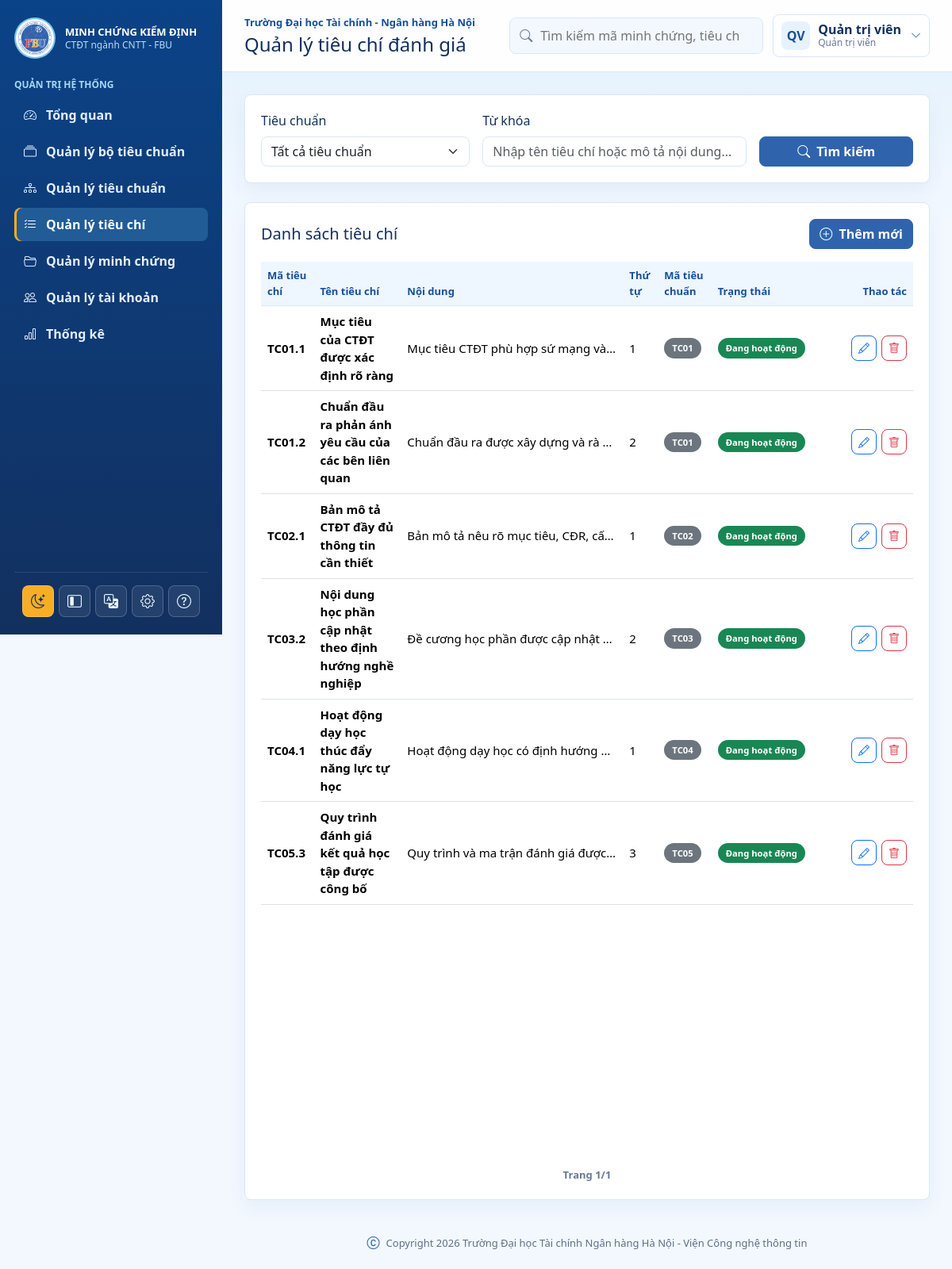
/admin/criteria.php (signed in), run on the app's committed database.
### tables this page shows
CREATE TABLE TieuChi (
    MaTieuChi INT AUTO_INCREMENT PRIMARY KEY,
    TenTieuChi VARCHAR(255) NOT NULL,
    NoiDung TEXT NULL,
    ThuTu INT NOT NULL DEFAULT 0,
    MaTieuChuan INT NOT NULL,
    TrangThai TINYINT(1) NOT NULL DEFAULT 1,
    NgayTao TIMESTAMP DEFAULT CURRENT_TIMESTAMP,
    CONSTRAINT fk_tieu_chi_chuan FOREIGN KEY (MaTieuChuan) REFERENCES TieuChuan(MaTieuChuan) ON DELETE CASCADE
);

### includes/data.php (called while the page is built, shortened)
<?php
require_once __DIR__ . '/helpers.php';
$pdo = db();
$roles = [
    'admin' => 'Quản trị viên',
    'user'  => 'Người dùng',
];
$trainingProgram = [
    'name'   => 'Công nghệ thông tin',
    'code'   => '7480201',
    'degree' => 'Đại học chính quy',
    'school' => 'Trường Đại học Tài chính - Ngân hàng Hà Nội',
    'cycle'  => 'Chu kỳ kiểm định 2026-2031',
];
$sessionUserId = $_SESSION['user_id'] ?? null;
$userRow = null;
if ($sessionUserId) {
    $stmt = $pdo->prepare("
        SELECT u.*
        FROM NguoiDung u
        WHERE u.MaNguoiDung = :id
        LIMIT 1
    ");
    $stmt->execute(['id' => $sessionUserId]);
    $userRow = $stmt->fetch();
}
$currentUser = [
    'id'         => $userRow['MaNguoiDung'] ?? 1,
    'name'       => $userRow['HoTen'] ?? 'Quản trị viên',
    'role'       => $userRow['VaiTro'] ?? 'admin',
    'department' => $userRow['DonViCongTac'] ?? '',
    'avatar'     => $userRow['DuongDanAnhDaiDien'] ?? null,
];
$criteria = [];
$stmt = $pdo->query("
    SELECT
        c.MaTieuChi AS id,
        c.TenTieuChi AS name,
        c.NoiDung AS description,
        c.ThuTu,
        c.TrangThai,
        s.MaTieuChuan AS standard_id,
        s.TenTieuChuan AS standard_name,
        COUNT(m.MaMinhChung) AS evidence_count
    FROM TieuChi c
    JOIN TieuChuan s ON s.MaTieuChuan = c.MaTieuChuan
    LEFT JOIN MinhChung m ON m.MaTieuChi = c.MaTieuChi
    GROUP BY c.MaTieuChi, c.TenTieuChi, c.NoiDung, c.ThuTu, c.TrangThai, s.MaTieuChuan, s.TenTieuChuan
    ORDER BY c.MaTieuChi ASC
");
foreach ($stmt->fetchAll() as $row) {
    $stdCode = 'TC' . str_pad($row['standard_id'], 2, '0', STR_PAD_LEFT);
    $criteria[] = [
        'id'            => (int) $row['id'],
        'code'          => 'TC' . str_pad($row['standard_id'], 2, '0', STR_PAD_LEFT) . '.' . $row['ThuTu'],
        'standard_id'   => (int) $row['standard_id'],
        'standard_code' => $stdCode,
        'standard'      => $stdCode,
        'name'          => $row['name'],
        'description'   => $row['description'] ?? '',
        'order'         => (int) $row['ThuTu'],
        'status_raw'    => (int) $row['TrangThai'] === 1 ? 'active' : 'inactive',
        'status'        => (int) $row['TrangThai'] === 1 ? 'Đang hoạt động' : 'Ngưng áp dụng',
        'evidences'     => (int) $row['evidence_count'],
    ];
}

### admin/criteria.php (the view, shortened to what this page needs)
<?php
require_once __DIR__ . '/../includes/helpers.php';
require_once __DIR__ . '/../includes/data.php';
$searchKeyword    = trim($_GET['search'] ?? $_GET['q'] ?? $_GET['keyword'] ?? '');
$heading   = 'Quản lý tiêu chí đánh giá';
include __DIR__ . '/../includes/header.php';
?>
<div class="panel mb-4">
    <form class="row g-3 align-items-end" method="get" action="" id="criteriaFilterForm">
        <div class="col-md-4">
            <label class="form-label">Tiêu chuẩn</label>
            <select class="form-select" name="standard" id="filterStandard">
                <option value="">Tất cả tiêu chuẩn</option>
            </select>
        </div>
        <div class="col-md-5">
            <label class="form-label">Từ khóa</label>
            <input class="form-control" name="search" id="criterionSearchInput" placeholder="Nhập tên tiêu chí hoặc mô tả nội dung..." value="<?= htmlspecialchars($searchKeyword) ?>">
        </div>
        <div class="col-md-3">
            <button class="btn btn-primary w-100" type="submit"><i class="bi bi-search me-1"></i> Tìm kiếm</button>
        </div>
    </form>
</div>
<div class="row g-4 criteria-layout">
    <div class="col-12">
        <div class="panel criteria-list-panel">
            <div class="d-flex justify-content-between align-items-center mb-3">
                <h2 class="h5 mb-0">Danh sách tiêu chí</h2>
                <a class="btn btn-primary" href="<?= base_url('admin/criteria.php?create=1') ?>"><i class="bi bi-plus-circle me-1"></i> Thêm mới</a>
            </div>
            <div class="table-responsive">
                <table class="table" data-page-size="10">
                    <thead>
                        <tr>
                            <th>Mã tiêu chí</th>
                            <th>Tên tiêu chí</th>
                            <th>Nội dung</th>
                            <th>Thứ tự</th>
                            <th>Mã tiêu chuẩn</th>
                            <th>Trạng thái</th>
                            <th class="text-end">Thao tác</th>
                        </tr>
                    </thead>
                    <tbody id="criteriaTableBody">
                    <?php foreach ($criteria as $item): ?>
                        <tr>
                            <td class="fw-bold text-nowrap"><?= htmlspecialchars($item['code']) ?></td>
                            <td class="fw-semibold"><?= htmlspecialchars($item['name']) ?></td>
                            <td style="max-width: 280px;">
                                <div class="text-truncate" title="<?= htmlspecialchars($item['description'] ?? '') ?>">
                                    <?= htmlspecialchars($item['description'] !== '' ? $item['description'] : '-') ?>
                                </div>
                            </td>
                            <td><?= $item['order'] ?></td>
                            <td><span class="badge bg-secondary"><?= htmlspecialchars($item['standard_code']) ?></span></td>
                            <td>
                                <?php if (($item['status_raw'] ?? '') === 'active' || $item['status'] === 'Đang hoạt động'): ?>
                                    <span class="badge bg-success">Đang hoạt động</span>
                                <?php else: ?>
                                    <span class="badge bg-warning text-dark">Ngưng áp dụng</span>
                                <?php endif; ?>
                            </td>
                            <td class="text-end action-cell">
                                <div class="action-buttons">
                                    <a class="btn btn-sm btn-outline-primary" href="?edit=<?= $item['id'] ?>" title="Sửa"><i class="bi bi-pencil"></i></a>
                                    <form method="post" class="d-inline" data-confirm-form="Bạn chắc chắn muốn xóa tiêu chí này?">
                                        <button class="btn btn-sm btn-outline-danger" type="submit" title="Xóa"><i class="bi bi-trash"></i></button>
                                    </form>
                                </div>
                            </td>
                        </tr>
                    <?php endforeach; ?>
                    </tbody>
                </table>
            </div>
        </div>
    </div>
</div>
<?php include __DIR__ . '/../includes/footer.php'; ?>

### includes/header.php (shortened to what this page needs)
<?php
require_once __DIR__ . '/helpers.php';
require_once __DIR__ . '/data.php';
$pageTitle = $pageTitle ?? $appName;
?>
<!doctype html>
<html lang="vi">
<head>
    <link href="https://cdn.jsdelivr.net/npm/bootstrap@5.3.3/dist/css/bootstrap.min.css" rel="stylesheet">
    <link href="https://cdn.jsdelivr.net/npm/bootstrap-icons@1.11.3/font/bootstrap-icons.css" rel="stylesheet">
    <link href="<?= base_url('assets/css/app.css?v=24') ?>" rel="stylesheet">
</head>
<body>
<div class="app-shell">
    <?php include __DIR__ . '/sidebar.php'; ?>
    <main class="main-content">
        <header class="topbar">
            <div class="topbar-title">
                <p class="eyebrow mb-1"><?= htmlspecialchars($trainingProgram['school']) ?></p>
                <h1 class="h4 mb-0"><?= htmlspecialchars($heading ?? $pageTitle) ?></h1>
            </div>
            <div class="topbar-actions">
                <form class="search-box" action="<?= base_url('user/search.php') ?>" method="get">
                    <i class="bi bi-search"></i>
                    <input type="search" name="q" value="<?= htmlspecialchars($_GET['q'] ?? '') ?>" placeholder="Tìm kiếm mã minh chứng, tiêu chí...">
                </form>
                <div class="dropdown user-menu">
                    <button class="user-chip" type="button" data-bs-toggle="dropdown" aria-expanded="false">
                        <?= avatar_html($currentUser['avatar'] ?? null, $currentUser['name']) ?>
                        <span class="user-chip-text">
                            <strong><?= htmlspecialchars($currentUser['name']) ?></strong>
                            <small><?= htmlspecialchars($roles[$currentUser['role']] ?? 'Người dùng') ?></small>
                        </span>
                        <i class="bi bi-chevron-down user-chip-icon"></i>
                    </button>
                </div>
            </div>
        </header>
        <section class="content-wrap">

### includes/sidebar.php (shortened to what this page needs)
<aside class="sidebar">
    <a class="brand" href="<?= base_url(current_role() === 'admin' ? 'admin/dashboard.php' : 'admin/evidences.php') ?>">
        <span class="brand-mark"><img src="<?= base_url('assets/images/fbu-logo.png') ?>" alt="FBU"></span>
        <span>
            <strong>MINH CHỨNG KIỂM ĐỊNH</strong>
            <small>CTĐT ngành CNTT - FBU</small>
        </span>
    </a>
    <?php if (current_role() === 'admin'): ?>
        <nav class="nav-group">
            <p>Quản trị hệ thống</p>
            <a class="<?= is_active('dashboard.php') ?>" href="<?= base_url('admin/dashboard.php') ?>"><i class="bi bi-speedometer2"></i> Tổng quan</a>
            <a class="<?= is_active('standard_sets.php') ?>" href="<?= base_url('admin/standard_sets.php') ?>"><i class="bi bi-collection"></i> Quản lý bộ tiêu chuẩn</a>
            <a class="<?= is_active('standards.php') ?>" href="<?= base_url('admin/standards.php') ?>"><i class="bi bi-diagram-3"></i> Quản lý tiêu chuẩn</a>
            <a class="<?= is_active('criteria.php') ?>" href="<?= base_url('admin/criteria.php') ?>"><i class="bi bi-list-check"></i> Quản lý tiêu chí</a>
            <a class="<?= is_active('evidences.php') ?>" href="<?= base_url('admin/evidences.php') ?>"><i class="bi bi-folder2-open"></i> Quản lý minh chứng</a>
            <a class="<?= is_active('users.php') ?>" href="<?= base_url('admin/users.php') ?>"><i class="bi bi-people"></i> Quản lý tài khoản</a>
            <a class="<?= is_active('reports.php') ?>" href="<?= base_url('admin/reports.php') ?>"><i class="bi bi-bar-chart"></i> Thống kê</a>
        </nav>
    <?php endif; ?>
    <div class="sidebar-footer">
        <div class="sidebar-tools">
        <button class="sidebar-icon-button theme-toggle" type="button" data-theme-toggle aria-label="Đổi giao diện sáng tối" title="Dark/Light mode">
            <i class="bi bi-moon-stars"></i>
        </button>
        <button class="sidebar-icon-button sidebar-collapse-toggle" type="button" data-sidebar-toggle aria-label="Ẩn/hiện sidebar" title="Ẩn/hiện sidebar">
            <i class="bi bi-layout-sidebar-inset"></i>
        </button>
        <button class="sidebar-icon-button sidebar-language-toggle" type="button" data-language-toggle aria-expanded="false" aria-controls="languagePanel" aria-label="Đổi ngôn ngữ" title="Language">
            <i class="bi bi-translate"></i>
        </button>
        <button class="sidebar-icon-button sidebar-settings-toggle" type="button" data-bs-toggle="offcanvas" data-bs-target="#settingsPanel" aria-controls="settingsPanel" aria-label="Cài đặt" title="Cài đặt">
            <i class="bi bi-gear"></i>
        </button>
        <button class="sidebar-icon-button sidebar-policy-toggle" type="button" data-bs-toggle="modal" data-bs-target="#privacyPolicyModal" aria-label="Privacy &amp; Policy" title="Privacy &amp; Policy">
            <i class="bi bi-question-circle"></i>
        </button>
        </div>
    </div>
</aside>

### includes/helpers.php (shortened to what this page needs)
<?php
function base_url(string $path = ''): string
{
    $script = str_replace('\\', '/', dirname($_SERVER['SCRIPT_NAME']));
    $root = preg_replace('#/(admin|user|auth|includes)$#', '', $script);
    $root = rtrim($root, '/');
    return $root . '/' . ltrim($path, '/');
}
function restore_login_from_cookie(): bool
{
    if (!empty($_SESSION['user_id'])) {
        return true;
    }
    return true;
}
function current_role(): ?string
{
    return $_SESSION['role'] ?? null;
}
function is_active(string $page): string
{
    $current = basename($_SERVER['PHP_SELF']);
    return $current === $page ? 'active' : '';
}
function user_initials(string $name): string
{
    $name = trim($name);
    $parts = preg_split('/\s+/u', $name);
    $first = mb_substr($parts[0] ?? 'U', 0, 1, 'UTF-8');
    $last = mb_substr($parts[count($parts) - 1] ?? $first, 0, 1, 'UTF-8');
    return mb_strtoupper($first . $last, 'UTF-8');
}
function avatar_html(?string $avatarPath, string $name, string $class = 'avatar'): string
{
    return '<span class="' . htmlspecialchars($class, ENT_QUOTES, 'UTF-8') . '">' . htmlspecialchars(user_initials($name), ENT_QUOTES, 'UTF-8') . '</span>';
}
?>

### includes/footer.php (shortened to what this page needs)
        </section>
        <footer class="main-footer">
            <i class="bi bi-c-circle"></i>
            <span>Copyright 2026 Trường Đại học Tài chính Ngân hàng Hà Nội - Viện Công nghệ thông tin</span>
        </footer>
    </main>
</div>
</body>
</html>

### data on the page
tieuchi: code "TC01.1", TenTieuChi "Mục tiêu của CTĐT được xác định rõ ràng", NoiDung "Mục tiêu CTĐT phù hợp sứ mạng và…", order "1", standard_code "TC01"
tieuchi: code "TC01.2", TenTieuChi "Chuẩn đầu ra phản ánh yêu cầu của các bên liên quan", NoiDung "Chuẩn đầu ra được xây dựng và rà…", order "2", standard_code "TC01"
tieuchi: code "TC02.1", TenTieuChi "Bản mô tả CTĐT đầy đủ thông tin cần thiết", NoiDung "Bản mô tả nêu rõ mục tiêu, CĐR, cấ…", order "1", standard_code "TC02"
tieuchi: code "TC03.2", TenTieuChi "Nội dung học phần cập nhật theo định hướng nghề nghiệp", NoiDung "Đề cương học phần được cập nhật…", ThuTu "2", standard_code "TC03"
tieuchi: code "TC04.1", TenTieuChi "Hoạt động dạy học thúc đẩy năng lực tự học", NoiDung "Hoạt động dạy học có định hướng…", ThuTu "1", standard_code "TC04"
tieuchi: code "TC05.3", TenTieuChi "Quy trình đánh giá kết quả học tập được công bố", NoiDung "Quy trình và ma trận đánh giá được…", ThuTu "3", standard_code "TC05"

### other printed values
$trainingProgram['school'] "Trường Đại học Tài chính - Ngân hàng Hà Nội"
$heading "Quản lý tiêu chí đánh giá"
user_initials($name) "QV"
$currentUser['name'] "Quản trị viên"
$roles[$currentUser['role']] "Quản trị viên"
